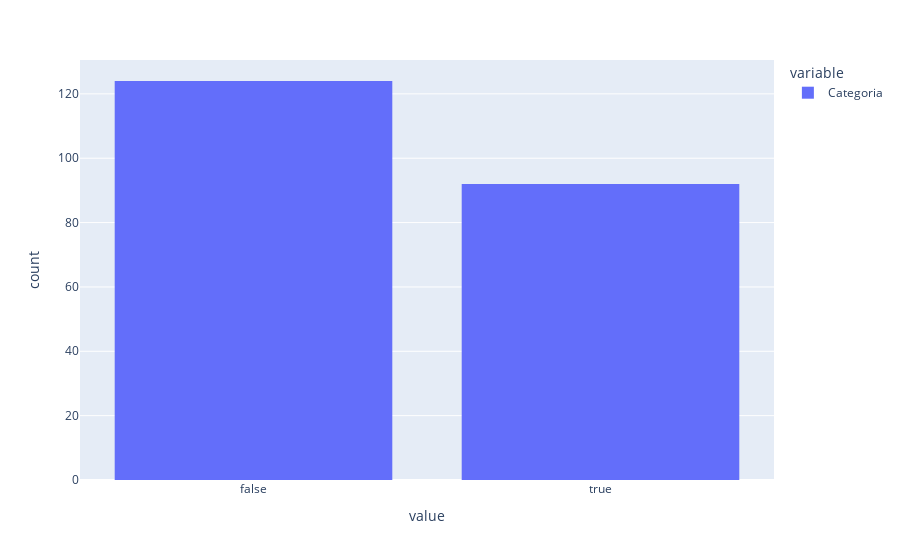
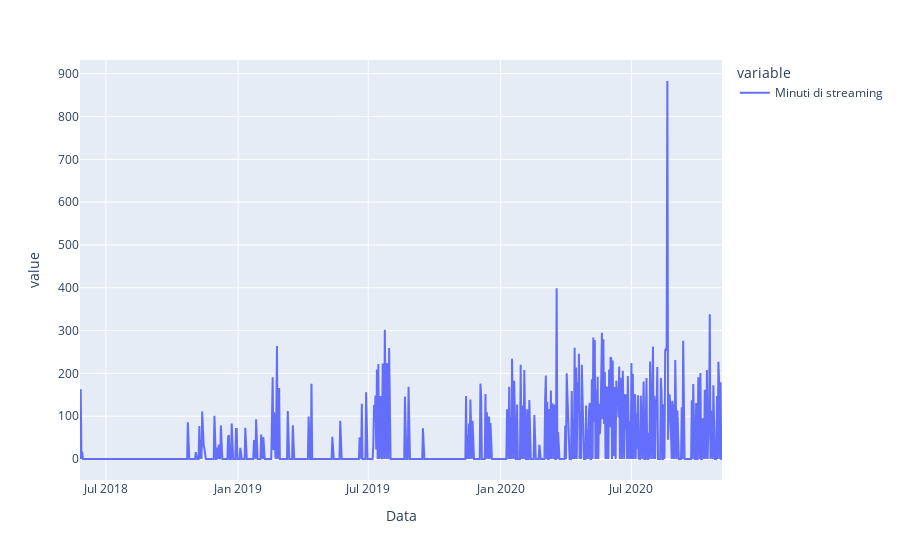
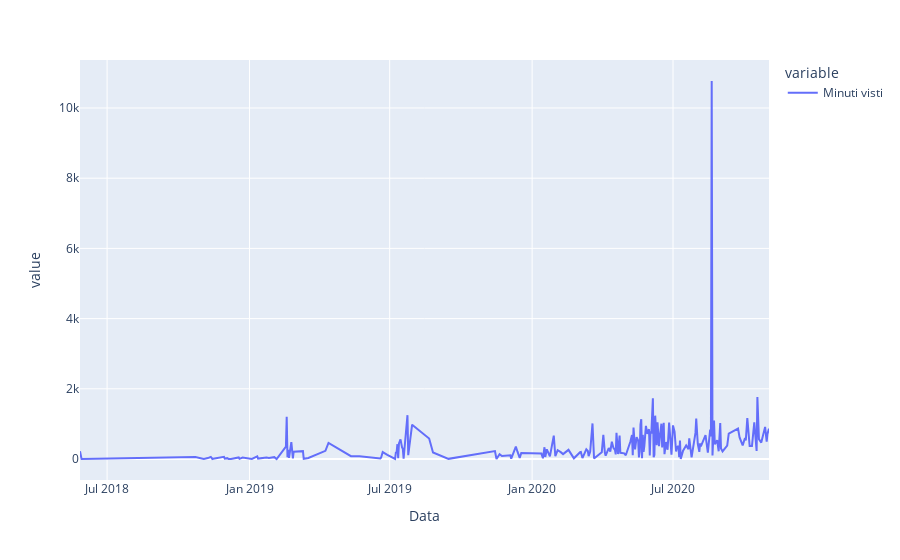

The notebook cell saved with these charts, in order:
### Markdown cell above
## Categorie e giorni
visto che abbiamo aggiunto le categorie, la prima cosa che abbiamo controllato è che percentuale di esse effettivamente non fosse assente dal dataset. come potete notare ##inserirequipercentualeaggiornata che è circa la metà.
Abbiamo deciso di aggregare i dati in trimestri, per avere una miglior visualizzazione di come si è evoluto nel tempo il canale del mio compagno, in particolar modo per quanto riguarda i minuti di streaming fatti e quelli visti dagli spettatori.
come potete notare nel tempo il canale ha avuto una crescita sia in quantità di streaming fatte, che in minuti visti dagli spettatori.
si può notare un primo aumento in concomitanza con il primo lockdown in italia, che ha portato la gente ad avere un po' di tempo libero da passare in casa.
un dato "outline" è rappresentato da una grande live fatta da Francesco durante il suo compleanno, dove ha streammato per 12 ore.

### Code cell
#groupby giorni
df["giornoSet"] = df.index.dayofweek
df["giornoSet"] = df["giornoSet"].map({0:"Lun",1:"Mar",2:"Mer",3:"Gio",4:"Ven",5:"Sab",6:"Dom"})


def raggruppaMesi(time):
    grouped="Q"
    quarter=(int(time.strftime("%m"))-1)//3+1
    grouped=grouped+str(quarter)+"-"
    grouped=grouped+time.strftime("%Y")
    return grouped
    
df["Periodo"]=df.index.map(raggruppaMesi)

#dataframe contenente esclusivamente i giorni in cui ho streammato
dfStr = df[df['Minuti di streaming']>0]



#Check quante hanno la categoria
categs = dfStr["Categoria"].notnull()
px.histogram(categs).show()

#tempo di streaming over time
px.line(df["Minuti di streaming"]).show()


px.line(dfStr["Minuti visti"]).show()

### Figure 1 — Plotly figure (JSON) as saved in the notebook; plotly's stock layout.template omitted (floating-point values rounded to 4 significant figures; data arrays with more than 128 entries replaced by an {"elided": "..."} marker saying what was removed)
{"data": [{"alignmentgroup": "True", "bingroup": "x", "hovertemplate": "variable=Categoria<br>value=%{x}<br>count=%{y}<extra></extra>", "legendgroup": "Categoria", "marker": {"color": "#636efa"}, "name": "Categoria", "offsetgroup": "Categoria", "orientation": "v", "showlegend": true, "type": "histogram", "x": {"elided": "216 bool values"}, "xaxis": "x", "yaxis": "y"}], "layout": {"barmode": "relative", "legend": {"title": {"text": "variable"}, "tracegroupgap": 0}, "margin": {"t": 60}, "xaxis": {"anchor": "y", "domain": [0, 1], "title": {"text": "value"}}, "yaxis": {"anchor": "x", "domain": [0, 1], "title": {"text": "count"}}}}

### Figure 2 — Plotly figure (JSON) as saved in the notebook; plotly's stock layout.template omitted (floating-point values rounded to 4 significant figures; data arrays with more than 128 entries replaced by an {"elided": "..."} marker saying what was removed)
{"data": [{"hovertemplate": "variable=Minuti di streaming<br>Data=%{x}<br>value=%{y}<extra></extra>", "legendgroup": "Minuti di streaming", "line": {"color": "#636efa", "dash": "solid"}, "mode": "lines", "name": "Minuti di streaming", "orientation": "v", "showlegend": true, "type": "scatter", "x": {"elided": "894 str values"}, "xaxis": "x", "y": {"elided": "894 int values"}, "yaxis": "y"}], "layout": {"legend": {"title": {"text": "variable"}, "tracegroupgap": 0}, "margin": {"t": 60}, "xaxis": {"anchor": "y", "domain": [0, 1], "title": {"text": "Data"}}, "yaxis": {"anchor": "x", "domain": [0, 1], "title": {"text": "value"}}}}

### Figure 3 — Plotly figure (JSON) as saved in the notebook; plotly's stock layout.template omitted (floating-point values rounded to 4 significant figures; data arrays with more than 128 entries replaced by an {"elided": "..."} marker saying what was removed)
{"data": [{"hovertemplate": "variable=Minuti visti<br>Data=%{x}<br>value=%{y}<extra></extra>", "legendgroup": "Minuti visti", "line": {"color": "#636efa", "dash": "solid"}, "mode": "lines", "name": "Minuti visti", "orientation": "v", "showlegend": true, "type": "scatter", "x": {"elided": "216 str values"}, "xaxis": "x", "y": {"elided": "216 int values"}, "yaxis": "y"}], "layout": {"legend": {"title": {"text": "variable"}, "tracegroupgap": 0}, "margin": {"t": 60}, "xaxis": {"anchor": "y", "domain": [0, 1], "title": {"text": "Data"}}, "yaxis": {"anchor": "x", "domain": [0, 1], "title": {"text": "value"}}}}
